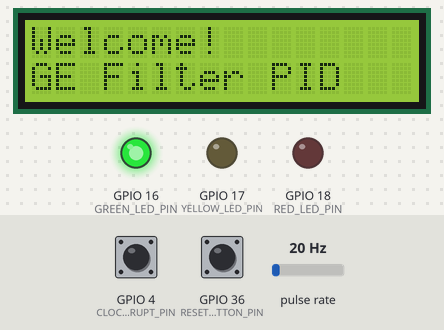
A program run on a simulated ESP32. Shown: 16×2 character LCD, output pins drawn as LEDs (lit = HIGH). Wiring (inferred from the names in the program): pulse sensor: data GPIO 25. The inputs (shaded band) are chosen by the test bench; at power-on: GPIO 4 (CLOCK_INTERRUPT_PIN) HIGH, GPIO 36 (RESET_BUTTON_PIN) HIGH, pulse rate 20 Hz. The local clock reads 2024-03-15 10:24:30 at power-on unless the program sets it; nothing arrives over Bluetooth unless stated; a phone connects over Bluetooth LE 3 s after start.

Above: at 10.8 s.
10.9 s: GPIO 4 (CLOCK_INTERRUPT_PIN) pulled LOW for 0.15 s
At 12.0 s:
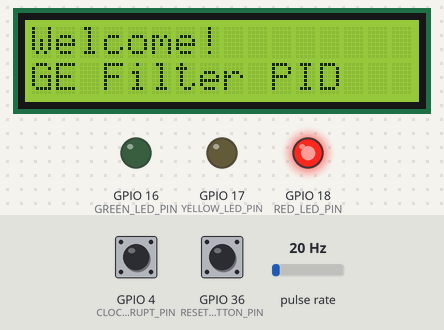
12.6 s: GPIO 36 (RESET_BUTTON_PIN) pulled LOW for 3.2 s
At 15.5 s:
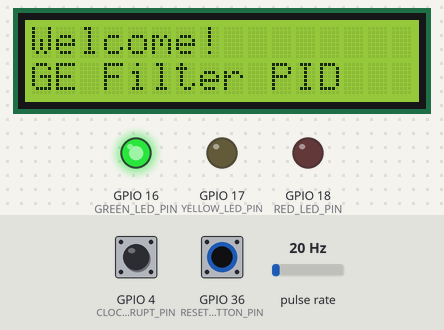
17.3 s: pulse rate (sensor on GPIO 25) set to 100 Hz
At 21.2 s:
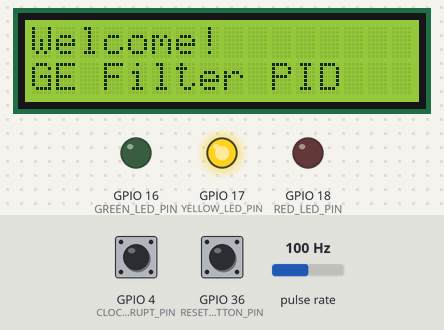
Timing chart, 0 to 24.6 s (numbered marks = the images above; inputs shaded):
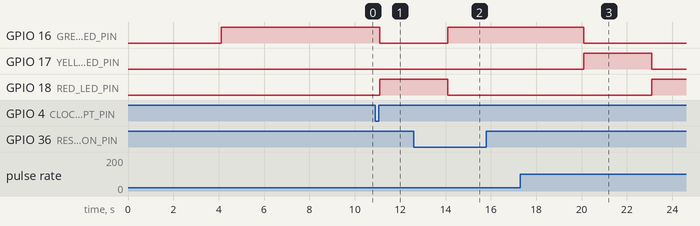

The program:

main.cpp
```cpp
// main.cpp
#include "PID.h"
#include "BLE.h"
#include "WaterFlowSensor.h"
#include "AlarmManager.h"
#include <Arduino.h>
#include <Wire.h>

// Define pin numbers
#define RED_LED_PIN 18
#define YELLOW_LED_PIN 17
#define GREEN_LED_PIN 16
#define FLOW_SENSOR_PIN 25
#define CLOCK_INTERRUPT_PIN 4
#define RESET_BUTTON_PIN 36
#define SERVICE_UUID           "cca082e8-8ed2-4a53-9b7c-ff8f5ffc978d"
#define CHARACTERISTIC_UUID_RX "ecc6cf21-ed9b-40be-ba42-75ea9ca44b12"
#define CHARACTERISTIC_UUID_TX "a0817b22-9d2e-40d1-bb9f-ec167871ab76"

// global constants
const float FILTER_CAPACITY_LITERS = 1.0;              // Filter capacity in liters
const float PULSES_PER_LITER_CONVERSION = 746;      // Pulses per liter conversion (1L = 1260 pulses)
const float FLOW_RATE_SCALING_FACTOR = 12.4;           // Flow rate scaling factor (21 Hz per L/min)
const String DEVICE_NAME = "GE Filter PID";

// Alarm timing configuration
const int alarmMonths = 0;
const int alarmDays = 0;
const int alarmHours = 0;
const int alarmMinutes = 1;

// Timing variable for non-blocking update
unsigned long lastUpdateTime = 0;
const unsigned long UPDATE_INTERVAL_MS = 1000;

// Create an instance of the PID class
PID pidSystem(RED_LED_PIN, YELLOW_LED_PIN, GREEN_LED_PIN, FLOW_SENSOR_PIN, RESET_BUTTON_PIN,
              FILTER_CAPACITY_LITERS, PULSES_PER_LITER_CONVERSION, FLOW_RATE_SCALING_FACTOR,
              SERVICE_UUID,CHARACTERISTIC_UUID_RX, CHARACTERISTIC_UUID_TX, DEVICE_NAME, CLOCK_INTERRUPT_PIN,
              alarmMonths, alarmDays, alarmHours, alarmMinutes);

void setup() {
    Serial.begin(115200);
    pidSystem.begin();
}

void loop() {
    unsigned long currentMillis = millis();

    // Non-blocking timing approach to call pidSystem.update()
    if (currentMillis - lastUpdateTime >= UPDATE_INTERVAL_MS) {
        pidSystem.update();
        lastUpdateTime = currentMillis;
    }
}
```

AlarmManager.h
```cpp
#ifndef ALARM_MANAGER_H
#define ALARM_MANAGER_H

#include <Arduino.h>
#include <Wire.h>
#include <RTClib.h>
#include <SPI.h>
#include <string>
#include "LEDControl.h"
#include "ResetButton.h"

class AlarmManager {
private:
    RTC_DS3231 rtc;
    ResetButton& resetButton;
    uint8_t interruptPin; // Pin for the SQW interrupt
    static volatile bool alarmTriggered; // Static variable to track alarm status
    DateTime lastResetTime; //last day of reset

    // Alarm timing configuration
    int alarmMonths;
    int alarmDays;
    int alarmHours;
    int alarmMinutes;

    LEDControl& ledControl;

    // Private methods
    TimeSpan calculateAlarmOffset();
    String getDateTime(const DateTime &dt) const;
    void handleAlarm();

    // Static interrupt handler
    static void IRAM_ATTR onAlarm();

public:
    // Constructor
    AlarmManager(uint8_t interruptPin, ResetButton& button, int months, int days, int hours, int minutes, LEDControl& ledControl);

    // Initialization and periodic updates
    void begin();
    void update();
    void resetAlarm();

    String getLastResetDateTime();    // Get last reset time
    String getCurrentDateTime();     // Get current time
};

#endif // ALARM_MANAGER_H
```

BLE.h
```cpp
// BLE.h

#ifndef BLE_H
#define BLE_H

#include "BLEDevice.h"
#include "BLEServer.h"
#include "BLEUtils.h"
#include "BLE2902.h"
#include <Arduino.h>
#include <Wire.h>
#include <LiquidCrystal_I2C.h>

class BLE
{
public:
    // Constructor that accepts a device name
    BLE(const String& deviceName, const String& serviceUUID, const String& characteristicTXUUID, const String& characteristicRXUUID);

    // Initialize the BLE module and the LCD
    void begin();

    // Display the flow rate and total water filtered on the LCD and send it via Bluetooth
    void displayData(float flowRate, float totalWaterFiltered, const String& filterStatus, const String& lastResetDate);

    // Scan I2C devices for LCD
    bool scanI2CDevices();

private:

    // I2C LCD setup (default address 0x27, 16 columns, 2 rows)
    LiquidCrystal_I2C _lcd = LiquidCrystal_I2C(0x27, 16, 2);

    // BLE Characteristics and Server
    BLECharacteristic* pCharacteristic;
    BLEServer* pServer;

    // BLE UUIDs
    String _serviceUUID;
    String _characteristicTXUUID;
    String _characteristicRXUUID;

    // BLE Setup functions
    void setupBLE();
    void setupBLEServer();
    void setupBLEService();

    // Utility function to send notification
    void sendNotification(const char* message);

    // Device name for Bluetooth and LCD
    String _deviceName;
};

#endif // BLE_H
```

LEDControl.h
```cpp
// LEDControl.h

#ifndef LEDCONTROL_H
#define LEDCONTROL_H

#include <Arduino.h>
#include <String.h>

class LEDControl
{
public:
    // Constructor
    LEDControl(uint8_t redPin, uint8_t yellowPin, uint8_t greenPin);

    // Initialize the LED pins
    void begin();

    // Update the LED status based on used percentage
    void update(float usedPercentage);

    // AlarmManager-driven LED update
    void setAlarmState(bool active);

    String getFilterStatus() const;    // Get current filter status

    // Turn off all LEDs
    void allOff();

private:
    uint8_t _redPin;
    uint8_t _yellowPin;
    uint8_t _greenPin;

    // Track if alarm has control over LEDs
    bool _alarmActive;
    String _filterStatus;   // Current filter status

    // Helper methods
    void _setRed();
    void _setYellow();
    void _setGreen();
};

#endif // LEDCONTROL_H
```

PID.h
```cpp
// PID.h

#ifndef PID_H
#define PID_H

#include "LEDControl.h"
#include "WaterFlowSensor.h"
#include "ResetButton.h"
#include "WaterFilter.h"
#include "BLE.h"
#include "AlarmManager.h"
#include <Arduino.h>


class PID
{
public:
    // Constructor that accepts the necessary constants and pins
    PID(uint8_t redLedPin, uint8_t yellowLedPin, uint8_t greenLedPin, uint8_t flowSensorPin, uint8_t resetButtonPin,
        float filterCapacityLiters, float pulsesPerLiterConversion, float flowRateScalingFactor,
        const String& serviceUUID, const String& characteristicUUID_RX, const String& characteristicUUID_TX, const String& deviceName,
        uint8_t clockInterruptPin, int months, int days, int hours, int minutes);

    // Initialize all components (LEDs, flow sensor, reset button, BLE, WaterFilter)
    void begin();

    // Run all components (update WaterFilter, handle display, etc.)
    void update();

private:
    // Components
    LEDControl _ledControl;
    WaterFlowSensor _waterFlowSensor;
    ResetButton _resetButton;
    WaterFilter _waterFilter;
    BLE _ble;
    AlarmManager _alarmManager;

    // Global constants
    float _filterCapacityLiters;
    float _pulsesPerLiterConversion;
    float _flowRateScalingFactor;
};

#endif // PID_H
```

ResetButton.h
```cpp
#ifndef RESETBUTTON_H
#define RESETBUTTON_H

#include <Arduino.h>
#include <vector>
#include <functional>

class ResetButton {
public:
    // Constructor: Initialize button pin and debounce delay
    ResetButton(uint8_t buttonPin, unsigned long debounceDelay = 2);

    void begin();                     // Initialize the button pin
    void update();                    // Update button state (call in loop)
    void registerCallback(std::function<void()> callback); // Add observer

private:
    uint8_t _buttonPin;
    unsigned long _debounceDelay;
    unsigned long _lastDebounceTime;
    bool _lastButtonState;
    bool _buttonState;

    std::vector<std::function<void()>> _callbacks; // List of observers
};

#endif // RESETBUTTON_H
```

WaterFilter.h
```cpp
// WaterFilter.h

#ifndef WATERFILTER_H
#define WATERFILTER_H

#include <Arduino.h>
#include "LEDControl.h"
#include "WaterFlowSensor.h"
#include "ResetButton.h"

class WaterFilter
{
public:

    // Constructor
    WaterFilter(LEDControl& ledControl, ResetButton& resetButton, WaterFlowSensor& waterFlowSensor, const float filterCapacityLiters);

    // Update method to be called regularly in the main loop
    void update();

    // method to initialize the water filter
    void begin();

    // Reset the filter usage (e.g., when the filter is replaced)
    void resetFilter();

    // Getters
    float getUsedPercentage() const;  // Returns used percentage of the filter
    float getFilterCapacity() const;  // Returns filter capacity in liters
    float getTotalVolume() const;     // Returns total volume filtered so far
private:

    // Components
    LEDControl& _ledControl;
    ResetButton& _resetButton;
    WaterFlowSensor& _waterFlowSensor;

    // Filter capacity (constant)
    const float _filterCapacity;

    // State variables
    float _usedPercentage;
    float _totalVolume;
};

#endif // WATERFILTER_H
```

WaterFlowSensor.h
```cpp
// WaterFlowSensor.h

#ifndef WATERFLOWSENSOR_H
#define WATERFLOWSENSOR_H

#include <Arduino.h>

class WaterFlowSensor
{
public:
    // Constructor
    WaterFlowSensor(uint8_t sensorPin, float pulsesPerLiter, float flowRateScalingFactor);

    // Initialize the sensor
    void begin();

    // Update method to be called regularly
    void update();

    // Getters
    float getFlowRate();        // Returns flow rate in L/min
    float getVolumePassed();    // Returns the volume of water filtered in liters during the measurement period

private:
    uint8_t _sensorPin;

    // Calibration constants
    float _pulsesPerLiter;         // Number of pulses required for 1 liter of water
    float _flowRateScalingFactor;  // Scaling factor for flow rate calculation
    float _volumePerPulse;         // Amount of water (liters) per pulse

    // Pulse counting variables
    volatile unsigned long _pulseCount;  // Number of pulses detected

    // Flow calculation variables
    float _flowRate;    // Flow rate in liters per minute
    float _volumePassed; // Volume filtered during the current interval in liters

    // Timing variables
    unsigned long _lastCalcTime;

    // Interrupt Service Routine (ISR)
    static void IRAM_ATTR pulseCounter();

    // Static pointer to the instance (for ISR)
    static WaterFlowSensor *_instance;
};

#endif // WATERFLOWSENSOR_H
```

AlarmManager.cpp
```cpp
#include "AlarmManager.h"
#include <string>

// Initialize static member variable
volatile bool AlarmManager::alarmTriggered = false;

// Constructor
AlarmManager::AlarmManager(uint8_t interruptPin, ResetButton& button, int months, int days, int hours, int minutes, LEDControl& ledControl)
    : resetButton(button),
      ledControl(ledControl),
      alarmMonths(months),
      alarmDays(days),
      alarmHours(hours),
      alarmMinutes(minutes),
      interruptPin(interruptPin) {
}

// Static interrupt handler
void IRAM_ATTR AlarmManager::onAlarm() {
    alarmTriggered = true; // Set the alarm flag
}

// Initialize RTC and attach interrupt
void AlarmManager::begin() {
    // Initialize RTC
    if (!rtc.begin()) {
        Serial.println("RTC initialization failed. Check connections!");
        while (1) delay(10);
    }

    // Check if RTC lost power and set time if needed
    if (rtc.lostPower()) {
        rtc.adjust(DateTime(F(__DATE__), F(__TIME__)));
        // Serial.println("RTC lost power. Time set to compile time.");
    }

    // Configure RTC
    rtc.disable32K();
    rtc.clearAlarm(1);
    rtc.clearAlarm(2);
    rtc.writeSqwPinMode(DS3231_OFF); // Set SQW pin to alarm mode
    rtc.disableAlarm(2);

    // Attach interrupt to the SQW pin
    pinMode(interruptPin, INPUT_PULLUP);
    attachInterrupt(digitalPinToInterrupt(interruptPin), AlarmManager::onAlarm, FALLING);

    // Initialize reset button
    resetButton.begin();

    resetButton.registerCallback([this]() { resetAlarm(); });

    // Set initial alarm
    resetAlarm();
}

// Calculate alarm offset
TimeSpan AlarmManager::calculateAlarmOffset() {
    DateTime now = rtc.now();  // Get current time

    // Start with current date/time
    DateTime futureTime = now;

    // Add months (this will handle different month lengths)
    if (alarmMonths > 0) {
        futureTime = DateTime(
            futureTime.year(),
            futureTime.month() + alarmMonths,
            futureTime.day(),
            futureTime.hour(),
            futureTime.minute(),
            futureTime.second()
        );
    }

    // Add days
    if (alarmDays > 0) {
        futureTime = futureTime + TimeSpan(alarmDays, 0, 0, 0);
    }

    // Add hours
    if (alarmHours > 0) {
        futureTime = futureTime + TimeSpan(0, alarmHours, 0, 0);
    }

    // Add minutes
    if (alarmMinutes > 0) {
        futureTime = futureTime + TimeSpan(0, 0, alarmMinutes, 0);
    }

    // Calculate difference between future and current time
    TimeSpan difference = futureTime - now;
    return difference;
}

// Print date and time for debugging
String AlarmManager::getDateTime(const DateTime &dt) const {
    char buffer[20]; // Buffer to hold the formatted string
    snprintf(buffer, sizeof(buffer), "%04d/%02d/%02d %02d:%02d:%02d",
             dt.year(), dt.month(), dt.day(),
             dt.hour(), dt.minute(), dt.second());
    return String(buffer);
}

// Reset and set the alarm
void AlarmManager::resetAlarm() {
    alarmTriggered = false;
    rtc.clearAlarm(1);

    DateTime now = rtc.now();
    DateTime nextAlarm = now + calculateAlarmOffset();

    if (!rtc.setAlarm1(nextAlarm, DS3231_A1_Minute)) {
        // Serial.println("Error: Failed to set Alarm1!");
        return;
    }

    lastResetTime = now;
    ledControl.setAlarmState(false);

    // Serial.println("Alarm set successfully.");
    // Serial.print("Alarm scheduled for: ");
    // Serial.println(getDateTime(nextAlarm));
}

// Handle alarm when triggered
void AlarmManager::handleAlarm() {
    ledControl.setAlarmState(true);
}

String AlarmManager::getLastResetDateTime() {
   return getDateTime(lastResetTime);
}

String AlarmManager::getCurrentDateTime() {
    DateTime now = rtc.now(); // Get current time from RTC
    return getDateTime(now);
}

// Periodic updates for reset button
void AlarmManager::update() {
    DateTime now = rtc.now();

    //check if alarm is triggered
    if (alarmTriggered) {
        handleAlarm();
    }

    // Serial.print("Current time: ");
    // Serial.println(getDateTime(now));
}
```

LEDControl.cpp
```cpp
// LEDControl.cpp

#include "LEDControl.h"

// Constructor
LEDControl::LEDControl(uint8_t redPin, uint8_t yellowPin, uint8_t greenPin)
    : _redPin(redPin), _yellowPin(yellowPin), _greenPin(greenPin)
{
}

// Initialize the LED pins
void LEDControl::begin()
{
    pinMode(_redPin, OUTPUT);
    pinMode(_yellowPin, OUTPUT);
    pinMode(_greenPin, OUTPUT);
    allOff();
}

// Turn off all LEDs
void LEDControl::allOff()
{
    digitalWrite(_redPin, LOW);
    digitalWrite(_yellowPin, LOW);
    digitalWrite(_greenPin, LOW);
}

// Update the LED status based on used percentage
void LEDControl::update(float usedPercentage)
{
    // If alarm is active, ignore water filter control
    if (_alarmActive) return;

    if (usedPercentage <= 50.0)
    {
        _filterStatus = "Excellent";
        _setGreen();
    }
    else if (usedPercentage > 50.0 && usedPercentage <= 80.0)
    {
        _filterStatus = "Average";
        _setYellow();
    }
    else
    {
        // Filter capacity exceeded
        _filterStatus = "Poor";
        _setRed();
    }
}

// Set alarm state and control LEDs accordingly
void LEDControl::setAlarmState(bool active) {
    _alarmActive = active;
    if (_alarmActive) {
        allOff();
        _setRed(); // Alarm always sets the LED to red
        _filterStatus = "Poor";
    } else {
        allOff(); // Release LED control
    }
}

// Get the current filter status
String LEDControl::getFilterStatus() const {
    return _filterStatus;
}

// Private helper methods
void LEDControl::_setRed()
{
    digitalWrite(_greenPin, LOW);
    digitalWrite(_yellowPin, LOW);
    digitalWrite(_redPin, HIGH);
}

void LEDControl::_setYellow()
{
    digitalWrite(_greenPin, LOW);
    digitalWrite(_yellowPin, HIGH);
    digitalWrite(_redPin, LOW);
}

void LEDControl::_setGreen()
{
    digitalWrite(_greenPin, HIGH);
    digitalWrite(_yellowPin, LOW);
    digitalWrite(_redPin, LOW);
}
```

PID.cpp
```cpp
#include "PID.h"

// Constructor to initialize all components
PID::PID(uint8_t redLedPin, uint8_t yellowLedPin, uint8_t greenLedPin, uint8_t flowSensorPin, uint8_t resetButtonPin,
         float filterCapacityLiters, float pulsesPerLiterConversion, float flowRateScalingFactor,
         const String& serviceUUID, const String& characteristicUUID_RX, const String& characteristicUUID_TX, const String& deviceName,
         uint8_t clockInterruptPin, int months, int days, int hours, int minutes)
    : _ledControl(redLedPin, yellowLedPin, greenLedPin),
      _waterFlowSensor(flowSensorPin, pulsesPerLiterConversion, flowRateScalingFactor),
      _resetButton(resetButtonPin),
      _waterFilter(_ledControl, _resetButton, _waterFlowSensor, filterCapacityLiters),
      _ble(deviceName, serviceUUID, characteristicUUID_RX, characteristicUUID_TX),
      _alarmManager(clockInterruptPin, _resetButton, months, days, hours, minutes, _ledControl),
      _filterCapacityLiters(filterCapacityLiters),
      _pulsesPerLiterConversion(pulsesPerLiterConversion),
      _flowRateScalingFactor(flowRateScalingFactor)
{
    // Initialization logic if needed
}

// Initialize all components
void PID::begin()
{
    _ledControl.begin();       // Initialize the LED system
    _resetButton.begin();      // Initialize the reset button
    _waterFilter.begin();
    _waterFlowSensor.begin();  // Initialize the water flow sensor
    _ble.begin();              // Initialize the BLE module
    _alarmManager.begin();              // Initialize the BLE module
}

// Update method to be called in the main loop to run everything
void PID::update()
{
    _resetButton.update();

    // Update alram manager
    _alarmManager.update();

    // Update the water filter system (this handles flow rate, volume, and reset button)
    _waterFilter.update();

    // Display data on BLE LCD and prepare it for Bluetooth transmission
    float flowRate = _waterFlowSensor.getFlowRate();
    float totalVolume = _waterFilter.getTotalVolume();
    String filterStatus = _ledControl.getFilterStatus();

    // Fetch current date and last reset date
    // String currentDate = _alarmManager.getCurrentDateTime();
    String lastResetDate = _alarmManager.getLastResetDateTime();

    // // Print filter status
    // Serial.print("Filter Status: ");
    // Serial.println(filterStatus);

    // // Print the dates for debugging
    // Serial.print("Current Date: ");
    // Serial.println(currentDate);
    // Serial.print("Last Reset Date: ");
    // Serial.println(lastResetDate);


    _ble.displayData(flowRate, totalVolume, filterStatus, lastResetDate);
}
```

Source omitted: BLE.cpp (4795 bytes), ResetButton.cpp (1198 bytes), WaterFilter.cpp (1866 bytes), WaterFlowSensor.cpp (2481 bytes)

Measured:
- after the input at 10.9 s, GPIO 16 (GREEN_LED_PIN): HIGH → LOW after 0.20 s; GPIO 18 (RED_LED_PIN): LOW → HIGH after 0.20 s
- after the input at 12.6 s, GPIO 16 (GREEN_LED_PIN): LOW → HIGH after 1.5 s; GPIO 18 (RED_LED_PIN): HIGH → LOW after 1.5 s
- after the input at 17.3 s, GPIO 16 (GREEN_LED_PIN): HIGH → LOW after 2.8 s; GPIO 17 (YELLOW_LED_PIN): LOW → HIGH after 2.8 s, → LOW 3.0 s later; GPIO 18 (RED_LED_PIN): LOW → HIGH after 5.8 s
